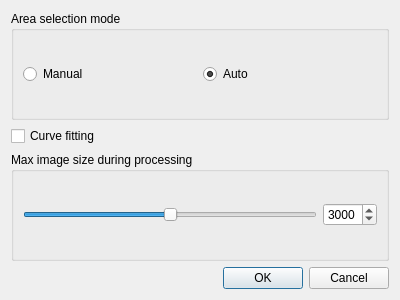
<?xml version="1.0" encoding="UTF-8"?>
<ui version="4.0">
 <class>settingsDialog</class>
 <widget class="QDialog" name="settingsDialog">
  <property name="geometry">
   <rect>
    <x>0</x>
    <y>0</y>
    <width>400</width>
    <height>300</height>
   </rect>
  </property>
  <property name="sizePolicy">
   <sizepolicy hsizetype="Preferred" vsizetype="Preferred">
    <horstretch>0</horstretch>
    <verstretch>0</verstretch>
   </sizepolicy>
  </property>
  <property name="minimumSize">
   <size>
    <width>400</width>
    <height>300</height>
   </size>
  </property>
  <property name="maximumSize">
   <size>
    <width>400</width>
    <height>300</height>
   </size>
  </property>
  <property name="windowTitle">
   <string>Settings</string>
  </property>
  <layout class="QGridLayout" name="gridLayout_4">
   <item row="0" column="0" colspan="2">
    <widget class="QGroupBox" name="modeSelectionGroup">
     <property name="title">
      <string>Area selection mode</string>
     </property>
     <layout class="QGridLayout" name="gridLayout_2">
      <item row="0" column="0">
       <layout class="QGridLayout" name="gridLayout">
        <item row="0" column="1">
         <widget class="QRadioButton" name="atuoModeButton">
          <property name="text">
           <string>Auto</string>
          </property>
          <property name="checkable">
           <bool>true</bool>
          </property>
          <property name="checked">
           <bool>true</bool>
          </property>
          <property name="autoRepeat">
           <bool>true</bool>
          </property>
         </widget>
        </item>
        <item row="0" column="0">
         <widget class="QRadioButton" name="manualModeButton">
          <property name="text">
           <string>Manual</string>
          </property>
         </widget>
        </item>
       </layout>
      </item>
     </layout>
    </widget>
   </item>
   <item row="1" column="0">
    <widget class="QCheckBox" name="curveFittingBox">
     <property name="text">
      <string>Curve fitting</string>
     </property>
    </widget>
   </item>
   <item row="2" column="0" colspan="2">
    <widget class="QGroupBox" name="maxSizeGroup">
     <property name="title">
      <string>Max image size during processing</string>
     </property>
     <layout class="QGridLayout" name="gridLayout_3">
      <item row="0" column="0">
       <widget class="QSlider" name="maxSizeSlider">
        <property name="minimum">
         <number>1000</number>
        </property>
        <property name="maximum">
         <number>5000</number>
        </property>
        <property name="value">
         <number>3000</number>
        </property>
        <property name="orientation">
         <enum>Qt::Horizontal</enum>
        </property>
       </widget>
      </item>
      <item row="0" column="1">
       <widget class="QSpinBox" name="maxSizeSpinBox">
        <property name="minimum">
         <number>1000</number>
        </property>
        <property name="maximum">
         <number>5000</number>
        </property>
        <property name="value">
         <number>3000</number>
        </property>
       </widget>
      </item>
     </layout>
    </widget>
   </item>
   <item row="3" column="1">
    <widget class="QDialogButtonBox" name="buttonBox">
     <property name="orientation">
      <enum>Qt::Horizontal</enum>
     </property>
     <property name="standardButtons">
      <set>QDialogButtonBox::Cancel|QDialogButtonBox::Ok</set>
     </property>
    </widget>
   </item>
  </layout>
 </widget>
 <resources/>
 <connections>
  <connection>
   <sender>buttonBox</sender>
   <signal>accepted()</signal>
   <receiver>settingsDialog</receiver>
   <slot>accept()</slot>
   <hints>
    <hint type="sourcelabel">
     <x>248</x>
     <y>254</y>
    </hint>
    <hint type="destinationlabel">
     <x>157</x>
     <y>274</y>
    </hint>
   </hints>
  </connection>
  <connection>
   <sender>buttonBox</sender>
   <signal>rejected()</signal>
   <receiver>settingsDialog</receiver>
   <slot>reject()</slot>
   <hints>
    <hint type="sourcelabel">
     <x>316</x>
     <y>260</y>
    </hint>
    <hint type="destinationlabel">
     <x>286</x>
     <y>274</y>
    </hint>
   </hints>
  </connection>
 </connections>
</ui>
